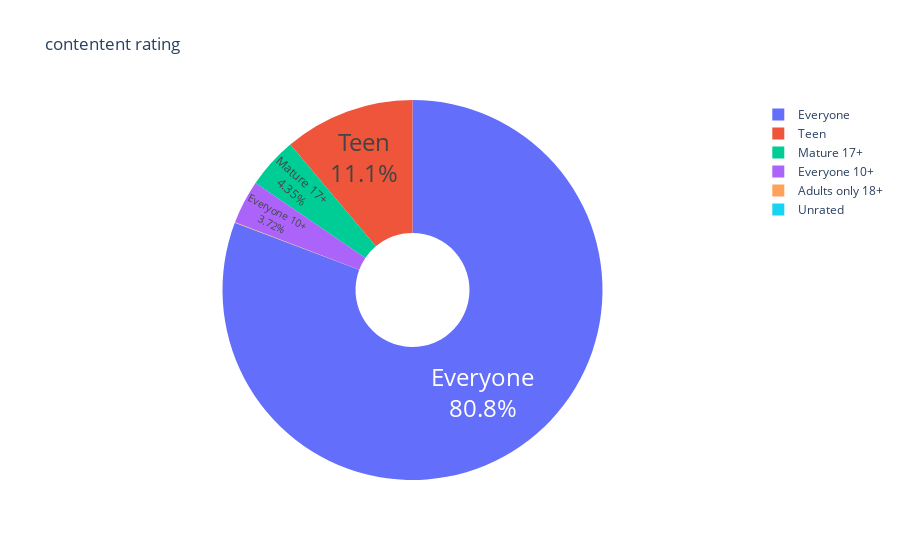

The notebook cell saved with this chart:
### Code cell
fig=px.pie(values=ratings.values, labels=ratings.index, title='contentent rating',names=ratings.index, hole=0.3)
fig.update_traces(textfont_size=24, textinfo='percent + label', textposition='inside')
fig.show()

### Figure 1 — Plotly figure (JSON) as saved in the notebook; plotly's stock layout.template omitted (floating-point values rounded to 4 significant figures)
{"data": [{"domain": {"x": [0, 1], "y": [0, 1]}, "hole": 0.3, "hovertemplate": "label=%{label}<br>value=%{value}<extra></extra>", "labels": ["Everyone", "Teen", "Mature 17+", "Everyone 10+", "Adults only 18+", "Unrated"], "legendgroup": "", "name": "", "showlegend": true, "textfont": {"size": 24}, "textinfo": "percent+label", "textposition": "inside", "type": "pie", "values": [6621, 912, 357, 305, 3, 1]}], "layout": {"legend": {"tracegroupgap": 0}, "title": {"text": "contentent rating"}}}
